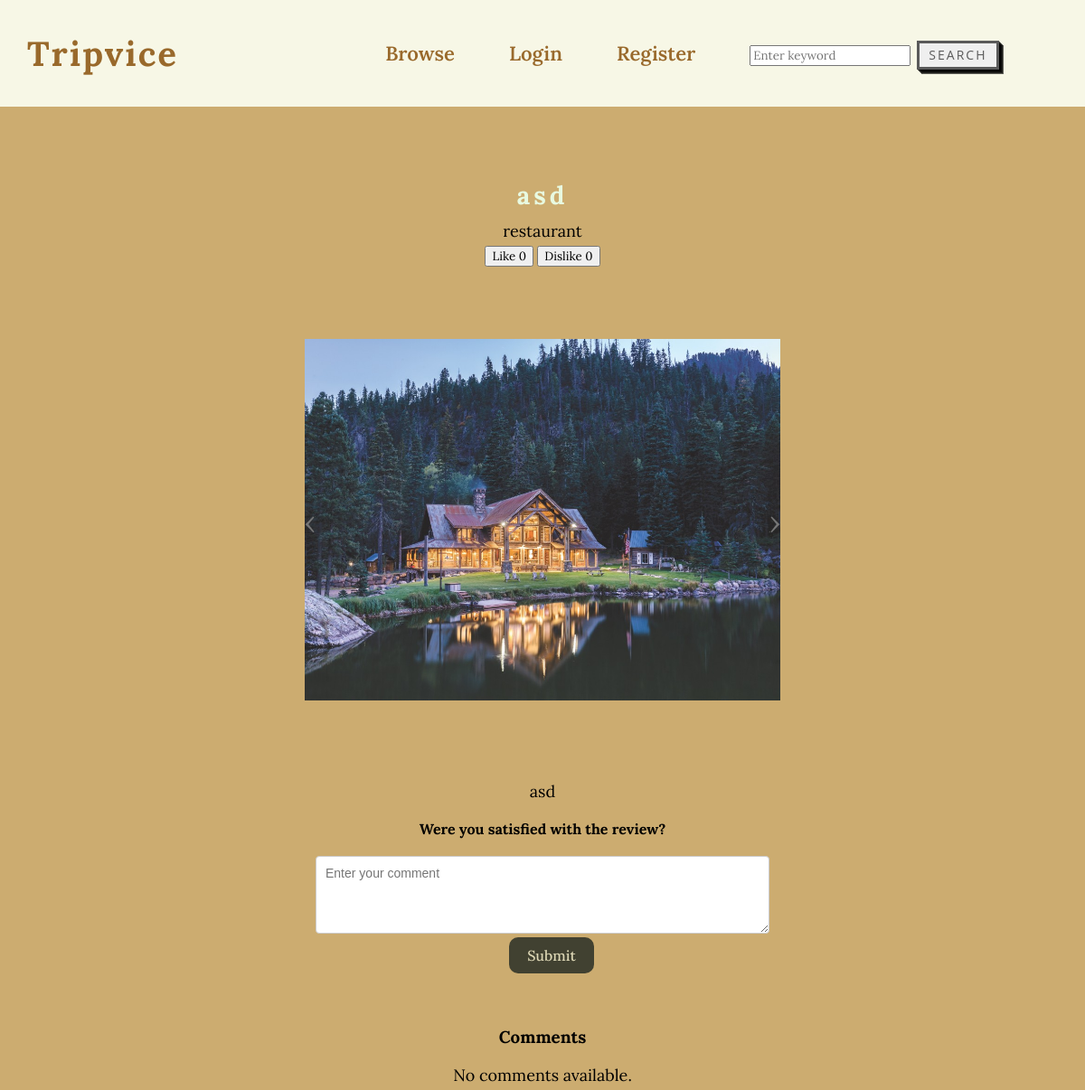
The app's page /pages/review_page.php?id=13, older data.
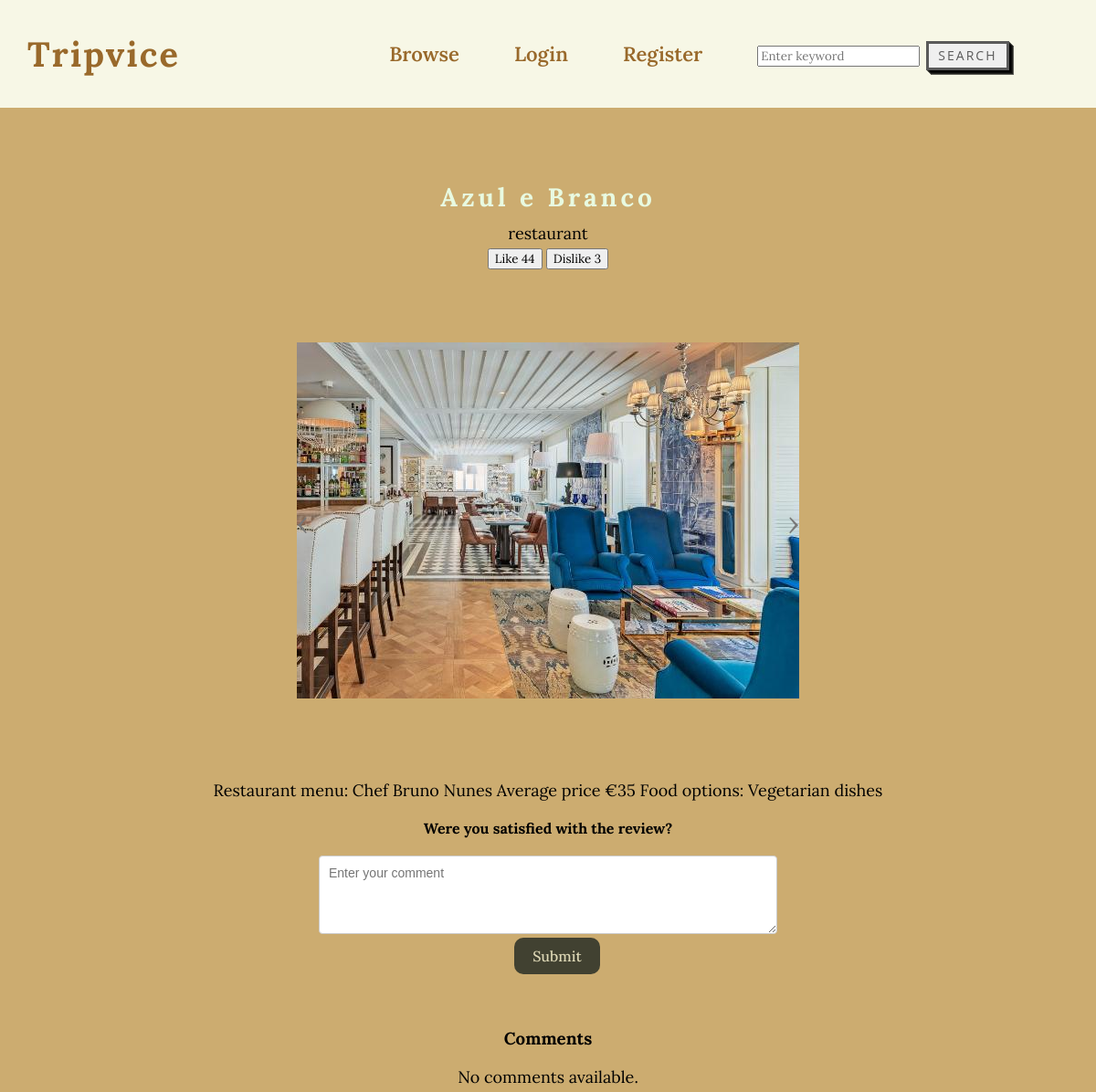
The same page, newer data.
### tables this page shows
CREATE TABLE `review` (
  `id` int(11) NOT NULL,
  `title` varchar(30) NOT NULL,
  `type` varchar(20) NOT NULL,
  `address` varchar(30) NOT NULL,
  `description` text NOT NULL,
  `likes` int(11) NOT NULL DEFAULT 0,
  `dislikes` int(11) NOT NULL DEFAULT 0,
  `approved` tinyint(1) NOT NULL DEFAULT 0,
  `user_id` int(11) NOT NULL,
  `filename` varchar(200) DEFAULT '',
  `image` blob NOT NULL
);

### pages/review_page.php (the view, shortened to what this page needs)
<!DOCTYPE html>
<html>
<head>
    <link href="../css/review.css?<?=filemtime("../css/review.css")?>" rel="stylesheet" type="text/css" />
</head>
<body>
    <?php
    include_once("../headers/alt_header.php") ;
    ?>
    <main id="main">
        <?php
        function getReviewData($reviewId)
        {
            $conn = mysqli_connect("localhost", "root", "", "tripvice");
            $sql = "SELECT * FROM review WHERE id = $reviewId";
            $result = mysqli_query($conn, $sql);
            if (mysqli_num_rows($result) > 0) {
                $row = mysqli_fetch_assoc($result);
                $reviewTitle = $row['title'];
                $reviewType = $row['type'];
                $likeCount = $row['likes'];
                $dislikeCount = $row['dislikes'];
                $reviewPhoto = $row['filename'];
                $reviewText = $row['description'];
                $authorId = $row['user_id'];
                $commentSql = "SELECT * FROM comment WHERE review_id = $reviewId";
                $commentResult = mysqli_query($conn, $commentSql);
                $comments = [];
                return [
                    'reviewTitle' => $reviewTitle,
                    'reviewType' => $reviewType,
                    'likeCount' => $likeCount,
                    'dislikeCount' => $dislikeCount,
                    'reviewPhoto' => $reviewPhoto,
                    'reviewText' => $reviewText,
                    'comments' => $comments,
                    'authorId' => $authorId
                ];
            } else {
                mysqli_close($conn);
                return null;
            }
        }
        if (isset($_GET['id'])) {
            $reviewId = $_GET['id'];
            $reviewData = getReviewData($reviewId);
            if ($reviewData) {
                extract($reviewData);
                $userLiked = false;
                $userDisliked = false;
                ?>
                <h1>
                    <?php echo $reviewTitle; ?>
                </h1>
                <p>
                    <?php echo $reviewType; ?>
                </p>
                <div id="like-dislike-ratio">
                <button class="reaction-button <?php echo $userLiked ? 'selected' : ''; ?>" id="like-button">
                        Like <span id="like-count"><?php echo $likeCount; ?></span>
                    </button>
                    <button class="reaction-button <?php echo $userDisliked ? 'selected' : ''; ?>" id="dislike-button">
                        Dislike <span id="dislike-count"><?php echo $dislikeCount; ?></span>
                    </button>
                </div>
                <div id="photo-container">
                    <div class="arrow arrow-left">&#8249;</div>
                    <img src="../uploads/<?php echo $reviewPhoto; ?>" alt="Review Photo" id="review-photo" />
                    <div class="arrow arrow-right">&#8250;</div>
                </div>
                <p class="review-text">
                    <?php echo $reviewText; ?>
                </p>
                <h2 class="review-text">Were you satisfied with the review?</h2>
                <div id="rating-section">
                    <div id="comment-section">
                        <form method="post" action="">
                            <textarea id="comment" name="comment" rows="4" cols="50" placeholder="Enter your comment"></textarea>
                            <input type="hidden" name="reviewId" value="<?php echo $reviewId; ?>"><br>
                            <button type="submit" id="rating-button" name="rating-button">Submit</button>
                        </form>
                    </div>
                </div>
                <br/>
                <div id="comment-list">
                    <h3>Comments</h3>
                    <?php if ($comments && count($comments) > 0): ?>
                        <?php foreach ($comments as $comment): ?>
                            <div class="comment">
                                <p class="comment-text">
                                    <?php echo $comment['text']; ?>
                                </p>
                                <p class="comment-author">-
                                    <?php echo getAuthorName($comment['author']); ?>
                                </p>
                            </div>
                        <?php endforeach; ?>
                    <?php else: ?>
                        <p>No comments available.</p>
                    <?php endif; ?>
                </div>
                <?php
            } else {
                echo "<p>Review not found.</p>";
            }
        } else {
            echo "<p>No review ID provided.</p>";
        }
        ?>
    </main>
</body>
</html>

### headers/alt_header.php
<header>
    <?php
            if (isset($_SESSION['user_id'])) {
                 include("user_header.php");
            }
           else{
            include("guest_header.php");
           }
    ?>
</header>

### headers/guest_header.php
<header id="header">
      <a href="../pages/title.php" class="logo"><span>Tripvice</span></a>
      <ul class="navbar">
       <li> <a href="../pages/browse.php" id="nav-browse">Browse</a></li>
       <li><a href="../pages/login.php" id="nav-login">Login</a>
       <li><a href="../pages/register.php" id="nav-register">Register</a>
       <li>
      <form action="../pages/search.php" method="post" id="nav-search">
        <input type="text" name="search" id="search-textarea" placeholder="Enter keyword">
        <input type="submit" name="submit" value="SEARCH" id="search-btn">
        </form>
    </li>
      </ul>
    </header>

### css/review.css (style rules this page uses)
* { font-family: 'Lora', serif; list-style: none; }
body { margin: 0; padding: 0; position: relative; background: #bd9244c2; }
#header { display: flex; justify-content: space-between; align-items:center; padding: 15px; background-color: #f7f7e6; }
header a, header form { font-size: 25px; font-weight: 600; padding:10px 0; margin:0px 30px; margin-right: 80px; text-decoration: none; color:#99692b; }
.navbar { display: flex; justify-content:right; align-items: center; }
.navbar a { font-size: 22px; font-weight: 600; padding:10px 0; margin:0px 30px; text-decoration: none; color:#99692b; }
.logo { font-weight: bold; font-size: 38px; margin-left: 15px; color:#99692b; text-decoration: none; letter-spacing: 2px; }
#main { text-align: center; margin-top: 50px; position: relative; }
main h1 { margin-top:10vh; margin-bottom: 2vh; font-weight: bold; font-size: 35px; color:#e8fae1; letter-spacing: 4px; }
#main h1 { font-size: 28px; margin-bottom: 10px; }
#main p { font-size: 18px; margin: 5px 0; }
#photo-container { position: relative; display: inline-block; margin: 80px; }
#review-photo { min-width: auto; min-height: 350px; max-height: 400px; max-width: auto; }
.arrow { position: absolute; top: 50%; transform: translateY(-50%); font-size: 32px; color: #777; cursor: pointer; }
.arrow-left { left: 0; }
.arrow-right { right: 0; }
.review-text { margin-top: 20px; font-size: 16px; }
#comment-section { margin-bottom: 20px; margin-top: 20px; }
#comment { width: 40%; padding: 10px; font-family: Arial, sans-serif; font-size: 14px; border: 1px solid #ccc; border-radius: 4px; resize: vertical; }
#rating-button { padding: 10px 20px; margin-left: 20px; font-size: 16px; font-family: 'Lora', serif; font-weight: 500; background-color: #242b24d2; color: #ddd7b5; border: none; border-radius: 10px; cursor: pointer; }
#rating-section { margin-bottom: 20px; margin-top: 20px; }
#search-btn { font-family: "Open Sans", sans-serif; font-size: 14px; letter-spacing: 2px; text-decoration: none; text-transform: uppercase; color: #0000009f; cursor: pointer; border: 3px solid; padding: 0.25em 0.5em; box-shadow: 1px 1px 0px 0px, 2px 2px 0px 0px, 3px 3px 0px 0px, 4px 4px 0px 0px, 5px 5px 0px 0px; position: relative; user-select: none; -webkit-user-select: none; touch-action: manipulation; }
@media (min-width: 768px) { #search-btn { padding: 0.25em 0.75em; } }

Row changes from the older to the newer data that the page shows:
changed review "restaurant": title (not shown) → "Azul e Branco"; likes (not shown) → "44"; dislikes (not shown) → "3"; filename: a different picture; description (not shown) → "Restaurant menu: Chef Bruno Nunes Average price €35 Food options: Vegetarian dishes"
Text that changed along with them:
$reviewTitle: "asd" → (not shown)
$likeCount: "0" → (not shown)
$dislikeCount: "0" → (not shown)
$reviewText: "asd" → (not shown)
